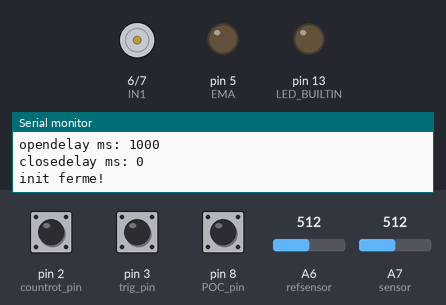
The sketch below on a simulated Arduino Nano, built with avr-gcc and run on an emulated ATmega328P. On the bench: motor-driver pin pairs drawn as motors (green arrow = first pin HIGH = forward, orange = second pin HIGH = backward, longer = more drive), output pins drawn as LEDs (lit = HIGH), the last lines printed to the serial monitor. The test bench sets the inputs (shaded band); at power-on: pin 3 (trig_pin) HIGH, A7 (sensor) = 512, pin 2 (countrot_pin) HIGH, pin 8 (POC_pin) HIGH, A6 (refsensor) = 512. No radio packets arrive unless stated.

Above: at 1.2 s.
1.3 s: pin 3 (trig_pin) pulled LOW for 0.15 s
At 3.7 s:
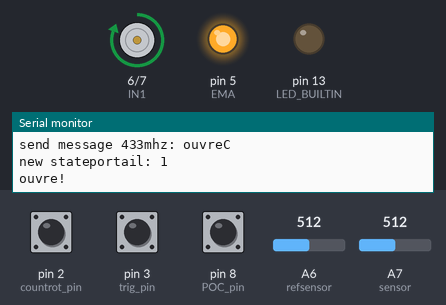
4.0 s: A7 (sensor) set to 490
At 4.9 s:
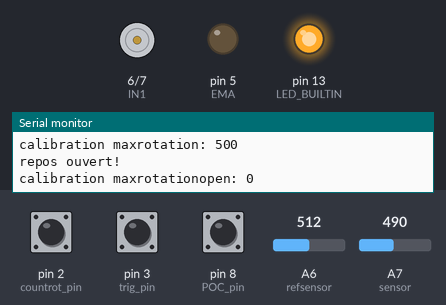
5.5 s: pin 3 (trig_pin) pulled LOW for 1 s
At 5.95 s:
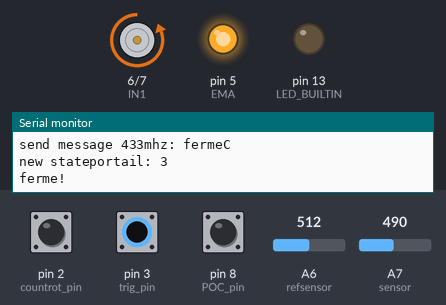
8.0 s: pin 3 (trig_pin) pulled LOW for 3.2 s
At 10.0 s:
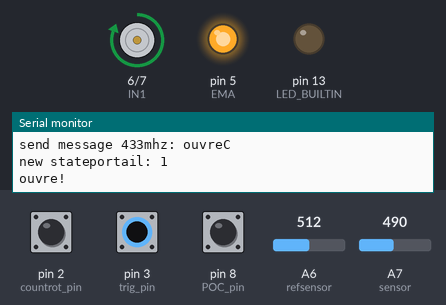
14.3 s: A7 (sensor) set to 510
At 14.31 s:
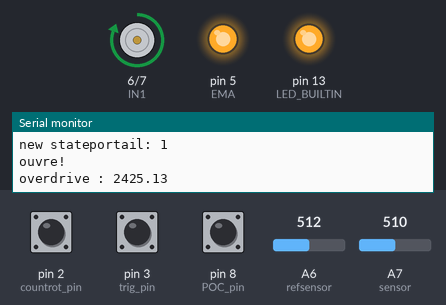
Timing chart, 0 to 16.9 s (numbered marks = the images above; inputs shaded):
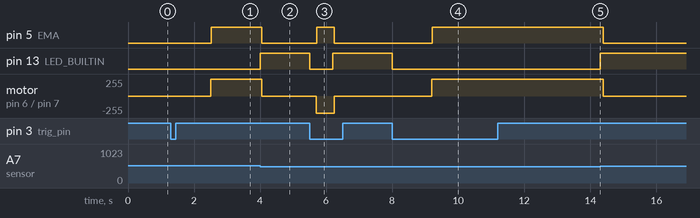

Measured:
- the behaviour switches between 507 and 506 on A7 (sensor) (found by bisection; images 1 and 2)
- after the input at 1.3 s, pin 5 (EMA): LOW → HIGH after 1.2 s; motor on pin 6 (IN1) / pin 7 (IN2): stopped → forward 255/255 after 1.2 s
- after the input at 4.0 s, pin 5 (EMA): HIGH → LOW after 0.05 s; pin 13 (LED_BUILTIN): LOW → HIGH at once; motor on pin 6 (IN1) / pin 7 (IN2): forward 255/255 → stopped after 0.05 s
- after the input at 5.5 s, pin 5 (EMA): LOW → HIGH after 0.21 s, → LOW 0.54 s later; pin 13 (LED_BUILTIN): HIGH → LOW at once, → HIGH 0.70 s later; motor on pin 6 (IN1) / pin 7 (IN2): stopped → backward 255/255 after 0.20 s, → stopped 0.55 s later
- after the input at 8.0 s, pin 5 (EMA): LOW → HIGH after 1.2 s; pin 13 (LED_BUILTIN): HIGH → LOW at once; motor on pin 6 (IN1) / pin 7 (IN2): stopped → forward 255/255 after 1.2 s
- after the input at 14.3 s, pin 5 (EMA): HIGH → LOW after 0.09 s; pin 13 (LED_BUILTIN): LOW → HIGH at once; motor on pin 6 (IN1) / pin 7 (IN2): forward 255/255 → stopped after 0.09 s

The sketch:

portail_master_0.ino
```cpp
// 16 03 2022  LAST UPDATE THE ONE USED AT THIS DATE
#include <RH_ASK.h>
#include "DHT.h"
#include <SPI.h> // Not actually used but needed to compile
#include <Bounce2.h>
RH_ASK driver;

// pins
uint8_t   countrot_pin  = PD2; // counter of rotation pull up
uint8_t   trig_pin      = PD3; // change rotation , trigger action pull up
uint8_t   EMA       = PD5; // pwm motor
uint8_t   IN1       = PD6; // command motor 1
uint8_t   IN2       = PD7; // command motor 2
uint8_t   POC_pin       = 8; // detection portail ouvert/ferme on pin D8 PB0
#define DHTPIN 4     // what pin we're connected to thermal sensor D10
//D12 TX433mhz data

//A4 SDA
//A5 SCL
uint8_t   refsensor    = A6; // overloadsensor reference
uint8_t   sensor    = A7; // overloadsensor

#define DHTTYPE DHT22   // DHT 22  (AM2302)

Bounce countrot = Bounce();
Bounce trig = Bounce();
Bounce POC = Bounce();


// include the library code
//#include <Wire.h>
//#include <LiquidCrystal_I2C.h>
//LiquidCrystal_I2C lcd(0x27, 16, 2); // set the LCD address to 0x27 for a 16 chars and 2 line display

// var config
// for right portail , seen from inside court
const uint8_t rotStop = 20; // stop rotation after 20 seconds
const uint8_t sendPOC = 30; //send info portail every 30 seconds
const int opendelay = 1000; // 1 second afte command to open
const int closedelay = 0; // 0 second after command to close
const int delayCurrentDrive = 500; // delay before read motor current in ms
const uint8_t minmotor = 150; // value when approaching end of run

// var util
uint8_t stateportail = 0; // 0 repos ferme, 1 ouvre, 2 repos ouvert, 3 ferme
uint8_t calibre ;
int maxrotationopen, maxrotationclose;
//int halfopen, halfclose;
int minmotorpos, maxmotorpos;
bool inrotation = false;
double VoltageRef = 3.3; // ref Voltage from potentiometre
int countrotation = 0;

double meas, meas0, meas1, meas2, measold, measref ;

double Voltage = 0;

int mVperAmp;
int ACSoffset;

const char *msg = "ouvreP";
unsigned long startPOC;
unsigned long curPOC;
unsigned long startROT;
unsigned long curROT;

String stringCAo = String("ouvreC");
String stringCAf = String("fermeC");
String stringPCo = String("ouvreP");
String stringPCf = String("fermeP");

DHT dht(DHTPIN, DHTTYPE);

void pressedcountrot (void) // each time there is a counter increase
{
  if (stateportail == 3) {//ferme
    countrotation++;
    if (countrotation == maxrotationclose) {
      Serial.print("min rotation reached! completement ferme: ");
      Serial.println(countrotation);
      stateportail = 0;
      actionportail();
    }
    if (countrotation == minmotorpos) {
      Serial.println("min motor reached! ");
      //      Serial.println( minmotorpos, DEC);
      //      Serial.print("countrotation : ");
      //      Serial.println(countrotation);
      analogWrite(EMA, minmotor);
    }
  }
  if (stateportail == 1) {//ouvre
    countrotation++;
    if (countrotation == maxrotationopen) {
      Serial.print("maxrotation reached! completement ouvert!: ");
      Serial.println(countrotation);
      stateportail = 2;
      actionportail();
    }
    if (countrotation == maxmotorpos) {
      //      Serial.print("max motor reached!: ");
      //      Serial.println(maxmotorpos);
      //      Serial.print("countrotation : ");
      //      Serial.println(countrotation);
      analogWrite(EMA, minmotor);
    }
  }
  //  Serial.print("rotation count");
  //  Serial.println(countrotation);
  //lcd.setCursor(6, 1); // set the cursor to column 15, line 0
  //lcd.print("o");
  //lcd.setCursor(7, 1);
  //lcd.print(maxrotationopen);
  //lcd.setCursor(11, 1); // set the cursor to column 15, line 0
  //lcd.print("f");
  //lcd.setCursor(12, 1);
  //lcd.print(maxrotationclose);
  //lcd.setCursor(0, 1); // set the cursor to column 15, line 0
  //lcd.print("   ");
  //lcd.setCursor(0, 1); // set the cursor to column 15, line 0
  //lcd.print(countrotation);
}

void ouvreportail()
{
  inrotation = true;
  startROT = millis();
  analogWrite(EMA, 0);
  delay(10);
  digitalWrite(IN1, 1);
  digitalWrite(IN2, 0);
  delay(10);
  analogWrite(EMA, 255);
}
void fermeportail()
{
  inrotation = true;
  startROT = millis();
  analogWrite(EMA, 0);
  delay(10);
  digitalWrite(IN1, 0);
  digitalWrite(IN2, 1);
  delay(10);
  analogWrite(EMA, 255);
}
void reposportail() {
  inrotation = false;
  analogWrite(EMA, 0);
  digitalWrite(IN1, 0);
  digitalWrite(IN2, 0);
}

void actionportail() {// 0 repos ferme, 1 ouvre, 2 repos ouvert, 3 ferme
  //lcd.setCursor(0, 0); // set the cursor to column 15, line 0
  switch (stateportail) {
    case 0: {
        Serial.println("repos ferme!");
        //        lcd.print("repferme");
        countrotation = 0;
        reposportail();
        break;
      }
    case 1: {
        Serial.println("ouvre!");
        //lcd.print("ouvre!  ");
        delay(opendelay);
        ouvreportail();
        break;
      }
    case 2: {
        Serial.println("repos ouvert!");
        //lcd.print("rep ouve");
        reposportail();
        countrotation = 0;
        break;
      }
    case 3: {
        Serial.println("ferme!");
        //        lcd.print("ferme!  ");
        delay(closedelay);
        fermeportail();
        break;
      }
  }
}
void sendmessage(String instr) {
  int n = instr.length();
  char msg[n + 1];
  strcpy(msg, instr.c_str());
  driver.send((uint8_t *)msg, strlen(msg));
  Serial.print("send message 433mhz: ");
  Serial.println(msg);
  driver.waitPacketSent();
  driver.send((uint8_t *)msg, strlen(msg));
  driver.waitPacketSent();
  driver.send((uint8_t *)msg, strlen(msg));
  driver.waitPacketSent();
}

String alignT(float t, String C) {
  String strt;
  strt = String(t, 1);
  if (t >= 10) {
    strt = C + "+" + strt;
  } else if (t >= 0) {
    strt = C + "+0" + strt;
  }
  else if (t <= -10) {
    strt = C + strt;
  }
  else {
    strt = C + "-0" + strt.substring(1, 4);
  }
  return strt;
}

void triggeraction (void) { // 0 repos ferme, 1 ouvre, 2 repos ouvert, 3 ferme
  // run each time action button is pressed
  digitalWrite(LED_BUILTIN, LOW);
  Serial.print("old stateportail: ");
  Serial.println( stateportail);
  switch (stateportail) {
    case 0: {
        stateportail = 1;

        sendmessage(stringCAo);
        break;
      }
    case 1: {
        stateportail = 3;
        sendmessage(stringCAf);
        break;
      }
    case 2 : {
        stateportail = 3;
        sendmessage(stringCAf);
        break;
      }
    case 3: {
        stateportail = 1;
        sendmessage(stringCAo);
        break;
      }
  }
  Serial.print("new stateportail: ");
  Serial.println( stateportail);
  actionportail();
}

void anaread ()
//stateportail = 0; // 0 repos ferme, 1 ouvre, 2 repos ouvert, 3 ferme
{
  measref = analogRead(refsensor);
  VoltageRef = (measref / 1024.0) * 5000; // Gets you mV
  meas0 = analogRead(sensor); // Converts and read the analog input value (value from 0.0 to 1.0)
  delay(5); // 5 ms
  meas1 = analogRead(sensor); // Converts and read the analog input value (value from 0.0 to 1.0)
  delay(5); // 5 ms
  meas2 = analogRead(sensor); // Converts and read the analog input value (value from 0.0 to 1.0)
  meas = (meas0 + meas1 + meas2) / 3;
  // Serial.println(meas );
  if ((meas - measold > 5) || (measold - meas > 5)) {
    //delay(500);
    //Serial.print("measure = : ");
    //Serial.println(meas * (5.0 / 1023.0));
    Voltage = (meas / 1024.0) * 5000; // Gets you mV
    //    Serial.print("mV = "); // shows the voltage measured
    //    Serial.println(Voltage );
    //    Serial.print("Ref mV = "); // shows the voltage measured
    //    Serial.println(VoltageRef );
    measold = meas;
    if (Voltage < VoltageRef) {
      digitalWrite(LED_BUILTIN, HIGH);
      Serial.print("overdrive : ");
      Serial.println(Voltage);
      Serial.print("over VoltageRef: ");
      Serial.println(VoltageRef);
      Serial.print("countrotation : ");
      Serial.println(countrotation);
      Serial.print("calibration maxrotation: ");
      Serial.println(maxrotationopen);

      if (calibre == 2) {
        maxrotationclose = max(countrotation, maxrotationopen);
        maxrotationopen = maxrotationclose;
        minmotorpos = int(0.9 * maxrotationclose);
        maxmotorpos = int(0.9 * maxrotationopen);
        stateportail = 0;
        actionportail();
        calibre = 0;
        //          lcd.setCursor(8, 0); // set the cursor to column 15, line 0
        //          lcd.print(" cal fer");
        Serial.print("calibration maxrotationoclose: ");
        Serial.println(maxrotationclose);
      }
      if (calibre == 1) {
        maxrotationopen = countrotation;
        //minmotorpos = int(0.1 * maxrot
        //          halfopen = int(0.5 * maxrotationopen);
        maxmotorpos = int(0.9 * maxrotationopen);
        stateportail = 2;
        actionportail();
        calibre = 2;
        //          lcd.setCursor(8, 0); // set the cursor to column 15, line 0
        //          lcd.print(" cal ope");
        Serial.print("calibration maxrotationopen: ");
        Serial.println(maxrotationopen);
      }
      if (stateportail == 1) {
        //          lcd.setCursor(8, 0); // set the cursor to column 15, line 0
        //          lcd.print(" 1/2oove");
        Serial.println("overdrive with a moitie ouvert!");
        Serial.print("countrotation : ");
        Serial.println(countrotation);
        stateportail = 2;
        countrotation = maxrotationclose - countrotation;
        reposportail();
      }
      if (stateportail == 3) {
        //          lcd.setCursor(8, 0); // set the cursor to column 15, line 0
        //          lcd.print(" 1/2fove");
        Serial.println("overdrive with a moitie ferme!");
        Serial.print("countrotation : ");
        Serial.println(countrotation);
        stateportail = 0;
        countrotation = maxrotationclose - countrotation;
        reposportail();
      }
    }
  }
}
void setup() {
  dht.begin();
  //  lcd.init(); //initialize the lcd
  //  lcd.backlight(); //open the backlight
  //  lcd.clear();
  //  lcd.setCursor(0, 0); // set the cursor to column 15, line 0
  //  lcd.print("init and ferme!");

  Serial.begin(9600);

  Serial.println("***** portail droit*********");
  Serial.println("***** Master*********");

  countrot.attach(countrot_pin, INPUT_PULLUP);
  countrot.interval(10); // debounce interval in ms
  trig.attach(trig_pin, INPUT_PULLUP);
  trig.interval(10); // debounce interval in ms
  POC.attach(POC_pin, INPUT_PULLUP);
  POC.interval(10); // debounce interval in ms

  pinMode (EMA, OUTPUT);
  pinMode (IN1, OUTPUT);
  pinMode (IN2, OUTPUT);
  pinMode(LED_BUILTIN, OUTPUT);
  if (!driver.init())
    Serial.println("init failed");

  Serial.print("opendelay ms: ");
  Serial.println(opendelay);
  Serial.print("closedelay ms: ");
  Serial.println(closedelay);
  Serial.println("init ferme!");
  digitalWrite(IN1, 0);
  digitalWrite(IN2, 0);
  analogWrite(EMA, 0);

  stateportail = 0;
  countrotation = 0;
  maxrotationopen = 500;
  maxrotationclose = 500;
  minmotorpos = 500;
  maxmotorpos = 500;
  calibre = 1;
  inrotation = false;
  measold = 0;
  startPOC = millis();  //initial start time
}

void loop() {
  countrot.update();
  trig.update();
  POC.update();
  curPOC = millis();
  if ((curPOC - startPOC > sendPOC * 1000) & !inrotation)
  {
    startPOC = millis();
    float humid = dht.readHumidity();
    //    // Read temperature as Celsius
    float tempera = dht.readTemperature();
    if (isnan(humid) || isnan(tempera)) {
      Serial.println("Failed to read from DHT sensor!");
    } else {
      //      Serial.print("Humidity: ");
      //      Serial.print(humid);
      //      Serial.print(" %\t");
      //      Serial.print("Temperature: ");
      //      Serial.print(tempera);
      //      Serial.println(" *C ");
      String strtemp = alignT(tempera, "T");
      sendmessage(strtemp);
      strtemp = alignT(humid, "H");
      sendmessage(strtemp);
    }
    //    sendmessage(stringPCf);
    //    delay(500); // 1000 ms
    //    sendmessage(stringPCo);
    //      delay(500); // 1000 ms

    if (!POC.read()) {
      sendmessage(stringPCf);
    }
    if (POC.read()) {
      sendmessage(stringPCo);
    }
  }
  if ( inrotation ) {
    // Serial.println("in rotation");
    curROT = millis();
    if (curROT - startROT > delayCurrentDrive) {// measure after 0.5 sec
      anaread();
    }
    if (countrot.fell())
    {
      Serial.println("count rotation pressed");
      pressedcountrot();
    }
    if (curROT - startROT > rotStop * 1000) { //stop after rotstop
      inrotation = false;
      if (calibre == 2) {
        Serial.print("calibration maxrotationoclose: ");
        Serial.println(maxrotationclose);
        Serial.print("countrotation : ");
        Serial.println(countrotation);
        maxrotationclose = max(countrotation, maxrotationopen);
        maxrotationopen = maxrotationclose;
        //      halfclose = int(0.5 * maxrotationclose);
        minmotorpos = int(0.9 * maxrotationclose);
        maxmotorpos = int(0.9 * maxrotationopen);
        //minmotorpos = maxrotationclose - 1;
        stateportail = 0;
        actionportail();
        calibre = 0;
        //        lcd.setCursor(8, 0); // set the cursor to column 15, line 0
        //        lcd.print(" cal fer");
        Serial.print("New calibration maxrotation: ");
        Serial.println(maxrotationclose);
      }
      if (calibre == 1) {
        Serial.print("calibration maxrotationopen: ");
        Serial.println(maxrotationopen);
        Serial.print("countrotation : ");
        Serial.println(countrotation);
        maxrotationopen = countrotation;
        //minmotorpos = int(0.1 * maxrot
        //      halfopen = int(0.5 * maxrotationopen);
        maxmotorpos = int(0.9 * maxrotationopen);
        stateportail = 2;
        actionportail();
        calibre = 2;
        //        lcd.setCursor(8, 0); // set the cursor to column 15, line 0
        //        lcd.print(" cal ope");

      }
      Serial.println("stop motor after 20s");
      //      lcd.setCursor(8, 0); // set the cursor to column 15, line 0
      //      lcd.print(" timeove");
      Serial.print("countrotation : ");
      Serial.println(countrotation);
      Serial.print("calibration maxrotation: ");
      Serial.println(maxrotationopen);
      if (stateportail == 1) {
        stateportail = 2;
      }
      if (stateportail == 3) {
        stateportail = 0;
      }
      actionportail();
    }
  }

  // change mode by pressing remote controller
  if (trig.fell()) {
    Serial.println(" action pressed!");
    triggeraction();
  }
}
```
